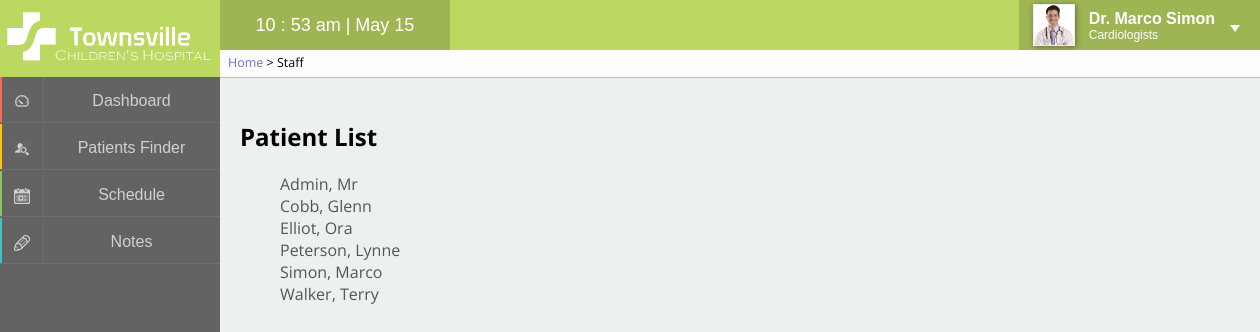
Screenshot of /pages/staff.php (signed in) with the database file from the repository.
### tables this page shows
CREATE TABLE IF NOT EXISTS `staff` (
  `staffID` int(4) unsigned zerofill NOT NULL AUTO_INCREMENT,
  `firstName` varchar(40) NOT NULL,
  `lastName` varchar(40) NOT NULL,
  `title` int(1) NOT NULL,
  `password` varchar(64) NOT NULL,
  `specialties` varchar(40) DEFAULT NULL,
  `photo` varchar(200) NOT NULL DEFAULT '<img src="../images/none.png" alt="Profile picture" />',
  PRIMARY KEY (`staffID`),
  KEY `title_idx` (`title`)
);

### pages/staff.php (the view, shortened to what this page needs)
<?php
	$pageTitle = "Staff";
	$breadcrumb = "<a href='home.php'>Home</a> > " . $pageTitle;
	include '../inc/panel.php';
?>
<section>
	<div class="container">
		<div class="login">
			<h1>Patient List</h1>
			<p><ul>
			<?php
				$sql = "SELECT staffID, firstName, lastName
						FROM staff
						ORDER BY lastName ASC";
				$result = mysql_query($sql);
				while ($row = mysql_fetch_assoc($result)) {
					echo "<li><a href='staffview.php?staff={$row['staffID']}'>{$row['lastName']}, {$row['firstName']}</a></li>";
				}
			?>
			</ul></p>
		</div>
	</div>
</section>

### inc/panel.php (shortened to what this page needs)
<!DOCTYPE html PUBLIC "-//W3C//DTD XHTML 1.0 Transitional//EN" "http://www.w3.org/TR/xhtml1/DTD/xhtml1-transitional.dtd">
<html xmlns="http://www.w3.org/1999/xhtml" xml:lang="en" lang="en">
<head>
	<link type="text/css" rel="stylesheet" href="../css/panel.css" media="screen" />
	<link type="text/css" rel="stylesheet" href="../css/style.css" media="screen" />
</head>
<body onload="load()">
<div class="header">
	<div class="logo">
		<img src="../images/logo_white.png" alt="logo" />
	</div>
	<div class="timer">
		<span id="clock"></span>
	</div>
	<div class="profile">
		<?php
			$staffID = $_SESSION['user'];
			$sql = "SELECT staffID, firstName, lastName, title, specialties, photo
					FROM staff
					WHERE staffID = '$staffID'";
			$result = mysql_query($sql);
			$row = mysql_fetch_assoc($result);
		echo "<div class='pic'>";
			echo $row['photo'];
		echo "</div>";
		echo "<div class='name'>";
			echo "<span class='title'>";
			switch ($row['title']) {
				case 1:	echo "Dr. ";
					break;
			}
			echo $row['firstName'] . " " . $row['lastName'] . "</span> <br />";
				echo "<span class='spec'>{$row['specialties']}</span>";
		echo "</div>";
		?>
		<div class="triangle1"></div>
	</div>
	<div id="breadcrumb">
		<span><?php echo $breadcrumb ?></span>
	</div>
</div>
<div class="panal">
 <a href="home.php" id="m1">
 <div class="layer effect">
 	<div class="mask"></div>
 	<div class="icon">
 		<img src="../images/i1s.png" alt="dashboardICON" />
 	</div>
 	<div class="lable">
 		<span>Dashboard</span>
 	</div>
 </div></a>
  <a href="patientsfinder.php" id="m2">
  <div class="layer effect">
 	<div class="mask"></div>
 	<div class="icon">
 		<img src="../images/i2s.png" alt="patientsICON" />
 	</div>
 	<div class="lable">
 		<span>Patients Finder</span>
 	</div>
 </div></a>
  <a href="schedule.php" id="m3">
   <div class="layer effect">
 	<div class="mask"></div>
 	<div class="icon">
 		<img src="../images/i3s.png" alt="scheduleICON" />
 	</div>
 	<div class="lable">
 		<span>Schedule</span>
 	</div>
 </div></a>
    <a href="notes.php" id="m4">
    	<div class="layer effect" id="m4">
 			<div class="mask"></div>
 			<div class="icon">
 				<img src="../images/i4s.png" alt="noteICON" />
 			</div>
 			<div class="lable">
 				<span>Notes</span>
 			</div>
 		</div>
 	</a>
</div>
<div class="content">

### css/panel.css (style rules this page uses)
.header { position: relative; width:100%; height: 50px; background-color: #bbd861; z-index: 10; }
.logo { width:220px; height: 50px; }
.logo img { position: relative; padding-top: 7px; height: 60px; z-index: 11; }
.timer { position: relative; left: 220px; top: -50px; height: 50px; background-color: #9db552; width: 230px; text-align: center; }
.timer span { position: relative; color: white; font-size: 18px; top: 15px; }
.profile { position: relative; right: 0; top: -100px; float: right; height: 50px; background-color: #9db552; cursor: pointer; }
.pic { position: relative; float:left; width: 50px; height: 50px; text-align: center; padding-top: 4px; padding-left: 10px; }
.pic img { width: 40px; height: 40px; border: 1px solid #eee; box-shadow: 1px 1px 5px 0px rgba(50, 50, 50, 0.55); }
.name { position: relative; float: right; top: 10px; right: 45px; color: white; padding-left: 55px; }
.name .title { font-weight: bold; font-size: 16px; }
.name .spec { font-weight: normal; font-size: 12px; }
.triangle1 { position: absolute; top:25px; right: 20px; width: 0; height: 0; border-style: solid; border-width: 7px 5px 0 5px; border-color: #fff transparent transparent transparent; }
.panal { position: absolute; background-color: #636363; top: 0; left: 0; width: 220px; height: 100%; overflow: hidden; z-index: 5; }
.layer { position: relative; top: 45px; width: 220px; height: 47px; overflow: hidden; z-index: 6; }
#m1 .mask { background-color: #fd6a56; }
#m2 .mask { background-color: #ffc313; }
#m3 .mask { background-color: #8cc260; }
#m4 .mask { background-color: #44c0c2; }
.effect .mask { width: 2px; height: 46px; position: absolute; overflow: hidden; top: 0; left: 0; z-index: -1; -webkit-transition:width 0.2s; transition:width 0.2s; }
.layer .icon { width: 43px; height: 45px; border-bottom: 1px solid #6e6e6e; border-right: 1px solid #6e6e6e; text-align: center; background-color: transparent; }
.layer .icon img { padding-top: 17px; z-index: 1; opacity: 0.7; -webkit-transition:opacity 0.3s; transition:opacity 0.3s; }
.layer .lable { position: relative; top: -46px; left: 43px; width: 177px; height: 45px; border-bottom: 1px solid #6e6e6e; text-align: center; }
.layer .lable span { position: relative; color: white; top: 15px; opacity: 0.7; -webkit-transition:opacity 0.3s; transition:opacity 0.3s; }
#breadcrumb { position: absolute; left: 220px; top: 50px; height: 27px; min-width: -webkit-calc(100% - 220px); min-width: calc(100% - 220px); border-bottom: 1px solid #C0C0C0; background-color: #fdfdfd; font-family: 'Open Sans', sans-serif; font-size: 12.5px; }
#breadcrumb a { color: #7171C6; }
#breadcrumb span { position: relative; bottom: -4px; margin: 0px 8px; }

### css/style.css (style rules this page uses)
html, body { margin : 0; padding : 0; background-color: #ecf0f1; background-image: url('../images/panelbg.jpg'); background-repeat: repeat-y; background-size: 220px 16px; font-family: "proxima-nova-1","proxima-nova-2",arial,helvetica,sans-serif; }
a { text-decoration: none; color: #555; }
ul { list-style: none; }
.content { background-color: #ecf0f1; position: absolute; width: -webkit-calc(100% - 250px); width: calc(100% - 250px); min-width: 1000px; max-width: 1200px; min-height: -webkit-calc(100% - 100px); min-height: calc(100% - 100px);*/ top: 77px; left: 220px; padding: 50px 10px 10px 20px; z-index: 1; font-family: 'Open Sans', sans-serif; }

### rows the page displays
staff: photo (placeholder picture), firstName "Marco", lastName "Simon", specialties "Cardiologists"
staff: lastName "Admin", firstName "Mr"
staff: lastName "Cobb", firstName "Glenn"
staff: lastName "Elliot", firstName "Ora"
staff: lastName "Peterson", firstName "Lynne"
staff: lastName "Walker", firstName "Terry"

### other values shown
$pageTitle "Staff"
